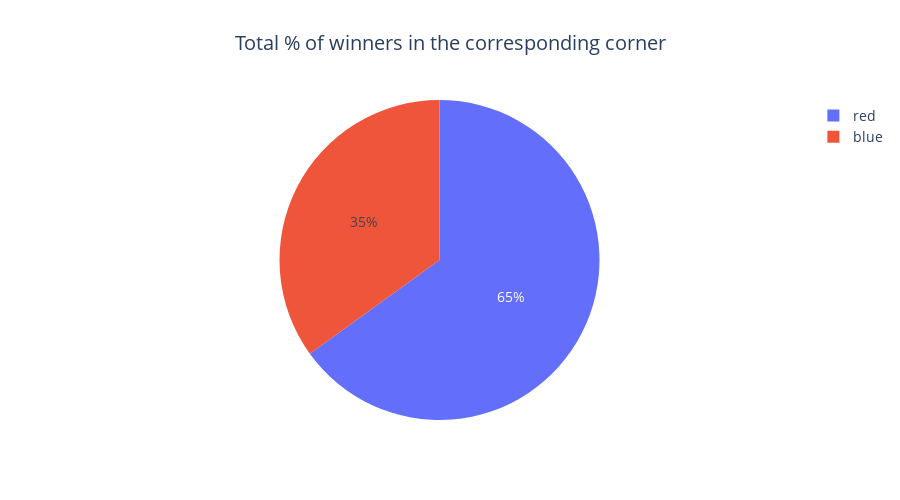

This figure's notebook cell:
### Markdown cell above
Let's plot:

### Code cell
fig = px.pie(values=winners_by_corner.values, names=winners_by_corner.index,
             title="Total % of winners in the corresponding corner", height=400)

fig.update_layout(title={"x": 0.5},
                  font={"size": 14}, 
                  height=500)

fig.show()

### Figure 1 — Plotly figure (JSON) as saved in the notebook; plotly's stock layout.template omitted (floating-point values rounded to 4 significant figures)
{"data": [{"domain": {"x": [0, 1], "y": [0, 1]}, "hovertemplate": "label=%{label}<br>value=%{value}<extra></extra>", "labels": ["red", "blue"], "legendgroup": "", "name": "", "showlegend": true, "type": "pie", "values": [65.04, 34.96]}], "layout": {"font": {"size": 14}, "height": 500, "legend": {"tracegroupgap": 0}, "title": {"text": "Total % of winners in the corresponding corner", "x": 0.5}}}
